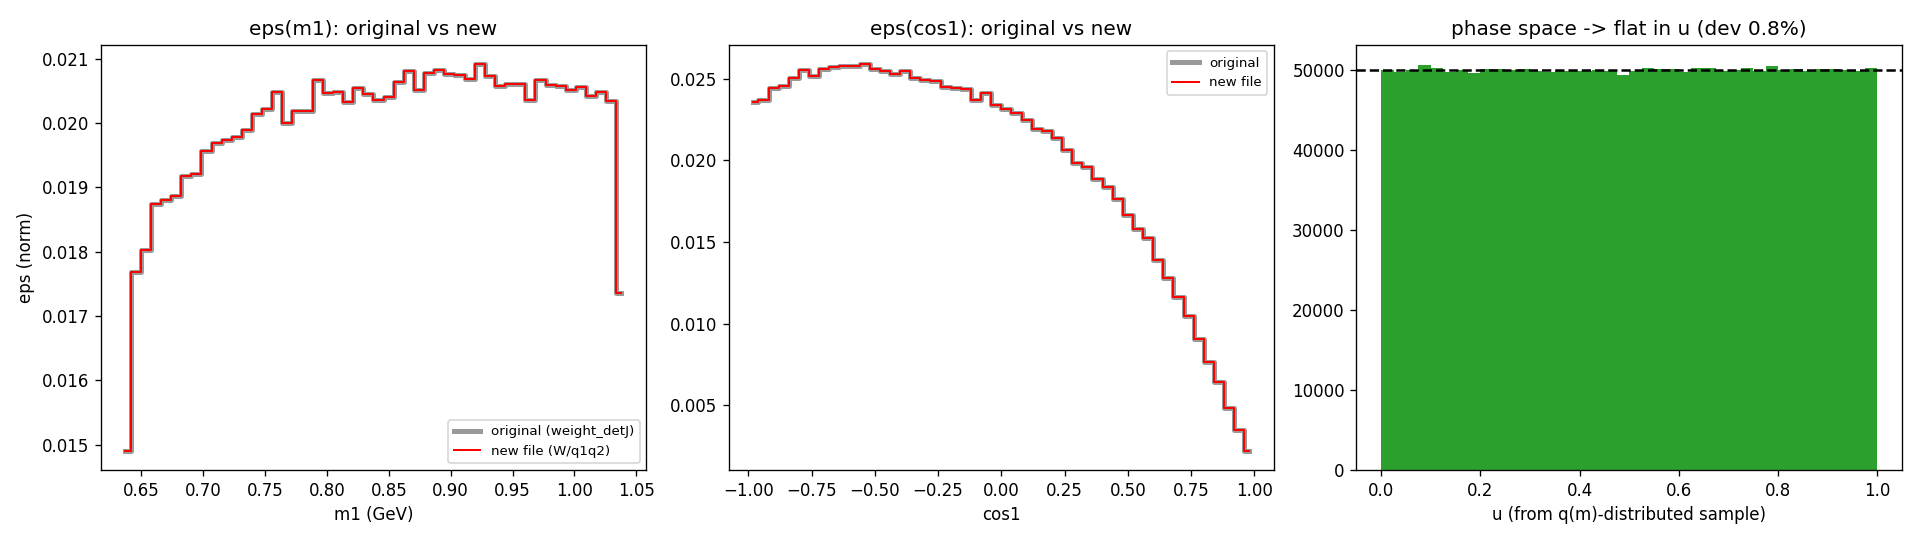

Write Python code to recreate this figure.
"""
Validate that the materialised flattened dataset (runs12_flat.npz) processes the
weights correctly, i.e. that it encodes the SAME physical acceptance eps as the
original weight_detJ -- with no coding/units/indexing bug.

Checks (all must pass):
  1. weight identity   : W_new  ==  weight_detJ * q(m1) * q(m2)   (per event)
  2. weight identity 2 : W_new  ==  weight       /  pB(m1,m2)     (per event, 2nd route)
  3. coordinate round-trip : u_to_m(stored u) == stored m
  4. Jacobian/uniformity   : a q(m)-distributed sample maps to a UNIFORM u
  5. eps invariance        : eps(m1) and eps(cos1) reconstructed from the NEW file
                             (W_new / (q1 q2) = weight_detJ) coincide with the ORIGINAL.
A figure validate_flatten.png overlays the eps curves and the uniformity test.
"""
import os
import numpy as np
import matplotlib
matplotlib.use("Agg")
import matplotlib.pyplot as plt
import uproot
import phasespace_transform as pst

HERE = os.path.dirname(os.path.abspath(__file__))
SRC = os.path.join(HERE, "runs12_MagBoth_L0Both.root")
NPZ = os.path.join(HERE, "runs12_flat.npz")

q, pB, u_to_m, m_to_u = pst.q, pst.pB, pst.u_to_m, pst.m_to_u


def neff(x):
    return x.sum() ** 2 / (x ** 2).sum()


def main():
    # ---- load both ----
    a = uproot.open(SRC)["DecayTree"].arrays(
        ["m1", "m2", "cos1", "cos2", "phi", "weight", "weight_detJ"], library="np")
    m1o = np.asarray(a["m1"], float); m2o = np.asarray(a["m2"], float)
    c1o = np.asarray(a["cos1"], float)
    w_o = np.asarray(a["weight"], float)
    wdJ = np.asarray(a["weight_detJ"], float)

    z = np.load(NPZ)
    X, W, m1n, m2n = z["X"], z["W"].astype(float), z["m1"].astype(float), z["m2"].astype(float)
    u1, u2 = X[:, 0].astype(float), X[:, 1].astype(float)

    print("=" * 70)
    ok_all = True

    def check(name, cond, detail):
        nonlocal ok_all
        ok_all &= bool(cond)
        print(f"[{'PASS' if cond else 'FAIL'}] {name}: {detail}")

    # 1. weight DEFINITION: W == weight_detJ * q1 * q2  (stored eps-weight x transform Jacobian)
    target1 = wdJ * q(m1o) * q(m2o)
    rel1 = np.abs(W - target1) / np.maximum(np.abs(target1), 1e-30)
    check("weight = weight_detJ*q1*q2  (exact definition)", rel1.max() < 1e-4,
          f"max rel.err = {rel1.max():.2e}  (median {np.median(rel1):.1e})")

    # INFO (not a gate): how well does the analytic factorisation detJ = q1 q2 pB hold?
    #   if it were exact, weight/pB would equal W.  It fails for rare near-threshold events,
    #   which is exactly why W is tied to the STORED weight_detJ, not to analytic pB.
    target2 = w_o / pB(m1o, m2o)
    rel2 = np.abs(W - target2) / np.maximum(np.abs(target2), 1e-30)
    frac_bad = float((rel2 > 0.01).mean())
    print(f"[INFO] analytic detJ=q1q2pB approximation: median dev {np.median(rel2):.1e}, "
          f"max {rel2.max():.2e}, {frac_bad*100:.3f}% of events off by >1% (near threshold) "
          f"-> avoided by using stored weight_detJ")

    # 3. coordinate round-trip: stored u must invert to stored m, and m_to_u(m) == stored u
    rt_m = np.abs(u_to_m(u1) - m1n)
    rt_u = np.abs(m_to_u(m1n) - u1)
    check("round-trip u<->m", rt_m.max() < 1e-3 and rt_u.max() < 1e-4,
          f"|u_to_m(u)-m|max={rt_m.max():.2e}  |m_to_u(m)-u|max={rt_u.max():.2e}")

    # 4. Jacobian/uniformity: draw m ~ q(m) (pure phase space, 1D), transform -> u should be flat
    rng = np.random.RandomState(0)
    grid = np.linspace(pst.M_LO, pst.M_HI, 20000); Q = q(grid); pdf = Q / Q.sum()
    m_samp = rng.choice(grid, size=2000000, p=pdf)
    u_samp = m_to_u(m_samp)
    h, _ = np.histogram(u_samp, bins=20, range=(0, 1))
    flat_dev = np.abs(h / h.mean() - 1).max()
    check("q(m)-sample -> uniform u", flat_dev < 0.02,
          f"max bin deviation from flat = {flat_dev*100:.2f}%")

    # 5. eps invariance: reconstruct weight_detJ from new file (= W/(q1 q2)) and compare eps proj
    wdJ_from_new = W / (q(m1n) * q(m2n))
    rel5 = np.abs(wdJ_from_new - wdJ) / np.maximum(wdJ, 1e-30)
    check("eps weight recovered from new file", rel5.max() < 1e-4,
          f"max rel.err vs original weight_detJ = {rel5.max():.2e}")

    print("=" * 70)
    print(f"Neff: original weight_detJ = {neff(wdJ):.0f}   ->   new W = {neff(W):.0f}  "
          f"(x{neff(W)/neff(wdJ):.2f})")
    print("ALL CHECKS PASSED" if ok_all else "*** SOME CHECKS FAILED ***")

    # ---- figure: eps overlays + uniformity ----
    fig, ax = plt.subplots(1, 3, figsize=(16, 4.5))
    # eps(m1): original (weight_detJ) vs new-file-reconstructed (W/(q1 q2))
    b = np.linspace(pst.M_LO, pst.M_HI, 51); ctr = 0.5 * (b[:-1] + b[1:])
    Ha, _ = np.histogram(m1o, bins=b, weights=wdJ); Ha /= Ha.sum()
    Hb, _ = np.histogram(m1n, bins=b, weights=wdJ_from_new); Hb /= Hb.sum()
    ax[0].step(ctr, Ha, where="mid", color="k", lw=3, alpha=0.4, label="original (weight_detJ)")
    ax[0].step(ctr, Hb, where="mid", color="r", lw=1.2, label="new file (W/q1q2)")
    ax[0].set_xlabel("m1 (GeV)"); ax[0].set_ylabel("eps (norm)"); ax[0].set_title("eps(m1): original vs new"); ax[0].legend(fontsize=8)
    # eps(cos1)
    bc = np.linspace(-1, 1, 51); ctrc = 0.5 * (bc[:-1] + bc[1:])
    Hac, _ = np.histogram(c1o, bins=bc, weights=wdJ); Hac /= Hac.sum()
    Hbc, _ = np.histogram(X[:, 2].astype(float), bins=bc, weights=wdJ_from_new); Hbc /= Hbc.sum()
    ax[1].step(ctrc, Hac, where="mid", color="k", lw=3, alpha=0.4, label="original")
    ax[1].step(ctrc, Hbc, where="mid", color="r", lw=1.2, label="new file")
    ax[1].set_xlabel("cos1"); ax[1].set_title("eps(cos1): original vs new"); ax[1].legend(fontsize=8)
    # uniformity of u under pure phase space
    ax[2].hist(u_samp, bins=40, range=(0, 1), color="tab:green")
    ax[2].axhline(len(u_samp) / 40, color="k", ls="--")
    ax[2].set_xlabel("u (from q(m)-distributed sample)"); ax[2].set_title(f"phase space -> flat in u (dev {flat_dev*100:.1f}%)")
    plt.tight_layout(); plt.savefig(os.path.join(HERE, "validate_flatten.png"), dpi=120)
    print("Saved validate_flatten.png")


if __name__ == "__main__":
    main()
